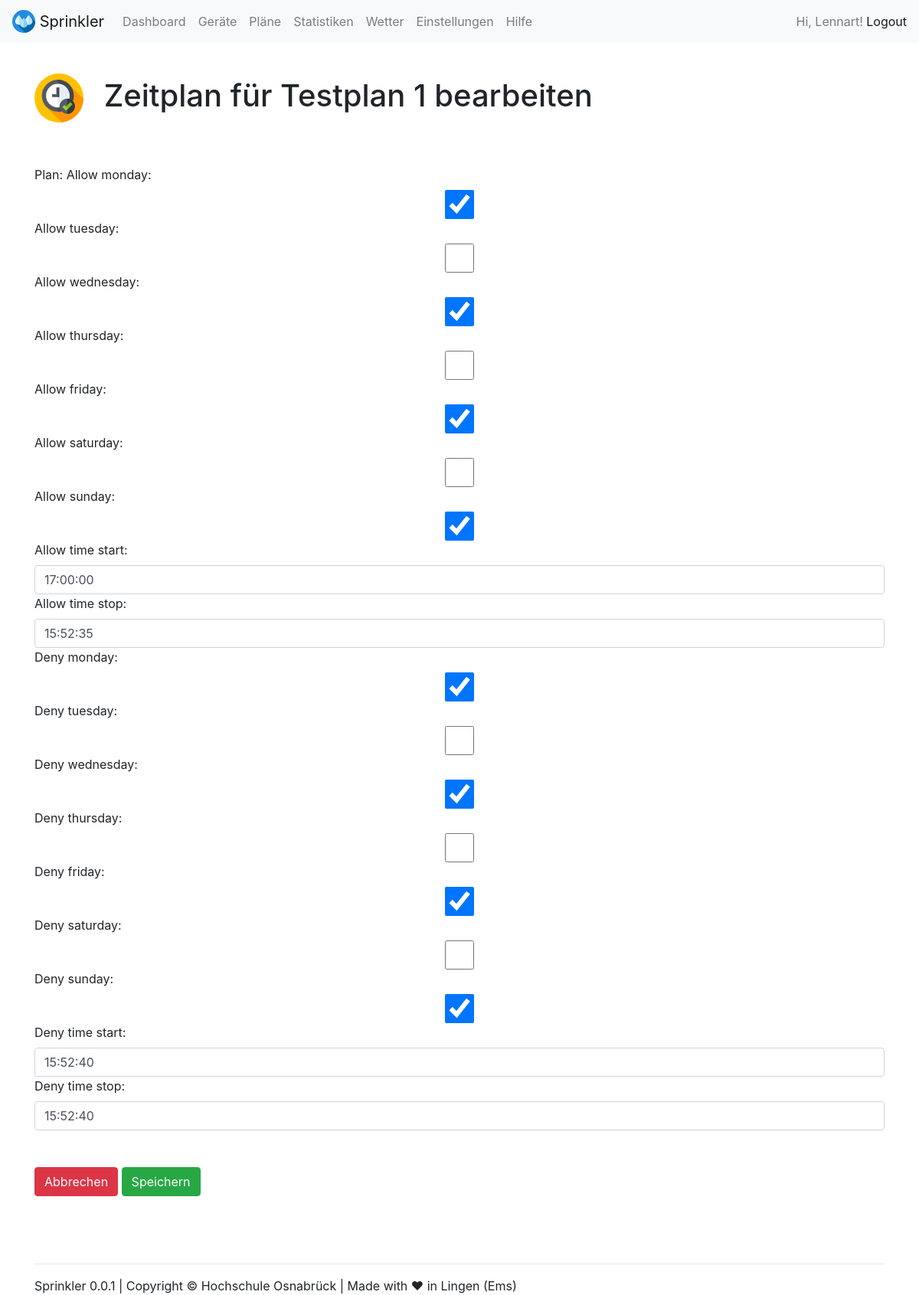
Page /plans/edit/1/schedule/edit/2 (signed in) on the earlier database version.
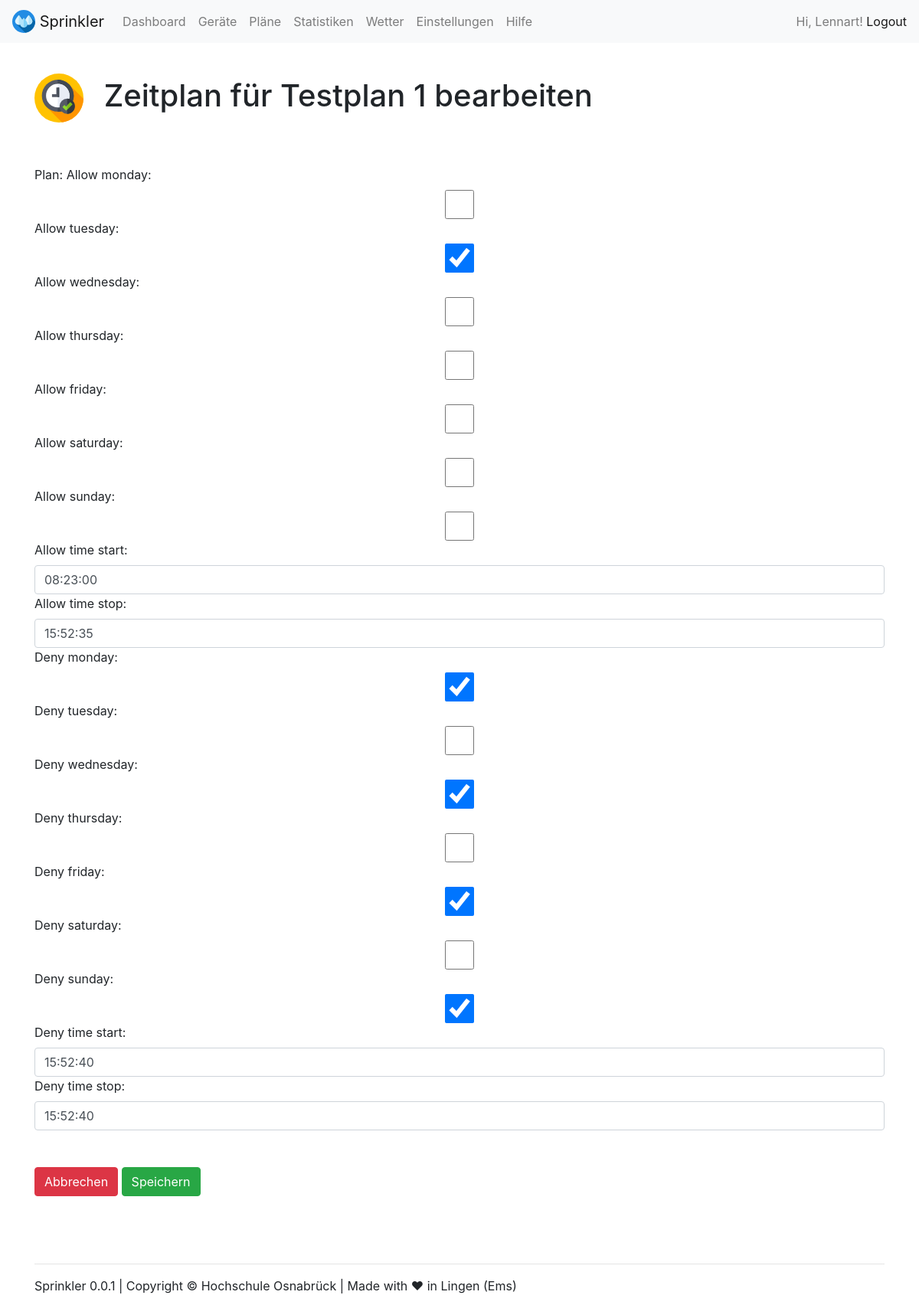
Same page on the later database version.
### webapp/models.py (models this page shows, shortened)
class Schedule(models.Model):
    plan = models.ForeignKey(Plan, on_delete=models.CASCADE)
    allow_monday = models.BooleanField(default=False)
    allow_tuesday = models.BooleanField(default=False)
    allow_wednesday = models.BooleanField(default=False)
    allow_thursday = models.BooleanField(default=False)
    allow_friday = models.BooleanField(default=False)
    allow_saturday = models.BooleanField(default=False)
    allow_sunday = models.BooleanField(default=False)
    allow_time_start = models.TimeField(auto_now=False, auto_now_add=False)
    allow_time_stop = models.TimeField(auto_now=False, auto_now_add=False)
    deny_monday = models.BooleanField(default=False)
    deny_tuesday = models.BooleanField(default=False)
    deny_wednesday = models.BooleanField(default=False)
    deny_thursday = models.BooleanField(default=False)
    deny_friday = models.BooleanField(default=False)
    deny_saturday = models.BooleanField(default=False)
    deny_sunday = models.BooleanField(default=False)
    deny_time_start = models.TimeField(auto_now=False, auto_now_add=False)
    deny_time_stop = models.TimeField(auto_now=False, auto_now_add=False)
    allowed_weekdays = None
    denied_weekdays = None
    next_allowed_start_date_time = None
    next_allowed_end_date_time = None
    next_denied_start_date_time = None
    next_denied_end_date_time = None

### webapp/views.py (the view)
# urls.py: path('plans/edit/<int:plan_id>/schedule/edit/<int:schedule_id>', views.schedule_edit, name='schedule_edit'),
@login_required(login_url='/admin/login/')
def schedule_edit(request, plan_id, schedule_id):
    args = {}
    args['id'] = plan_id
    args['plan'] = Plan.objects.get(pk=plan_id)
    args['schedule_id'] = schedule_id
    if request.method == 'POST':
        schedule = Schedule.objects.get(pk=schedule_id)
        schedule_form = ScheduleForm(request.POST, instance=schedule)
        schedule_form.save()
        return redirect('plan_edit', plan_id=plan_id)
    else:
        schedule = Schedule.objects.get(pk=schedule_id)
        args['form'] = ScheduleForm(instance=schedule)
    return TemplateResponse(request, "schedule_edit.html", args)

### webapp/templates/schedule_edit.html (shortened to what this page needs)
{% load static %}
{% include "views/top.html" %}
<br>
<h1><img src="{% static 'webapp/img/icons/plans.svg' %}" width="64" class="mr-3"> Zeitplan für {{ plan.name }} bearbeiten</h1>
<br><br>
<form method="POST" action="{% url 'schedule_edit' plan.id schedule_id %}">
    {{ form }}
    <br><br>
    <a class="btn btn-danger" href="{% url 'plan_edit' plan.id %}" role="button">Abbrechen</a>
    <button type="submit" class="btn btn-success">Speichern</button>
</form>
{% include "views/footer.html" %}
{% include "views/bottom.html" %}

Differences in the rows shown:
changed Schedule: allow_monday "☑" → "☐"; allow_tuesday "☐" → "☑"; allow_wednesday "☑" → "☐"; allow_friday "☑" → "☐"; allow_sunday "☑" → "☐"; allow_time_start "17:00:00" → "08:23:00"
